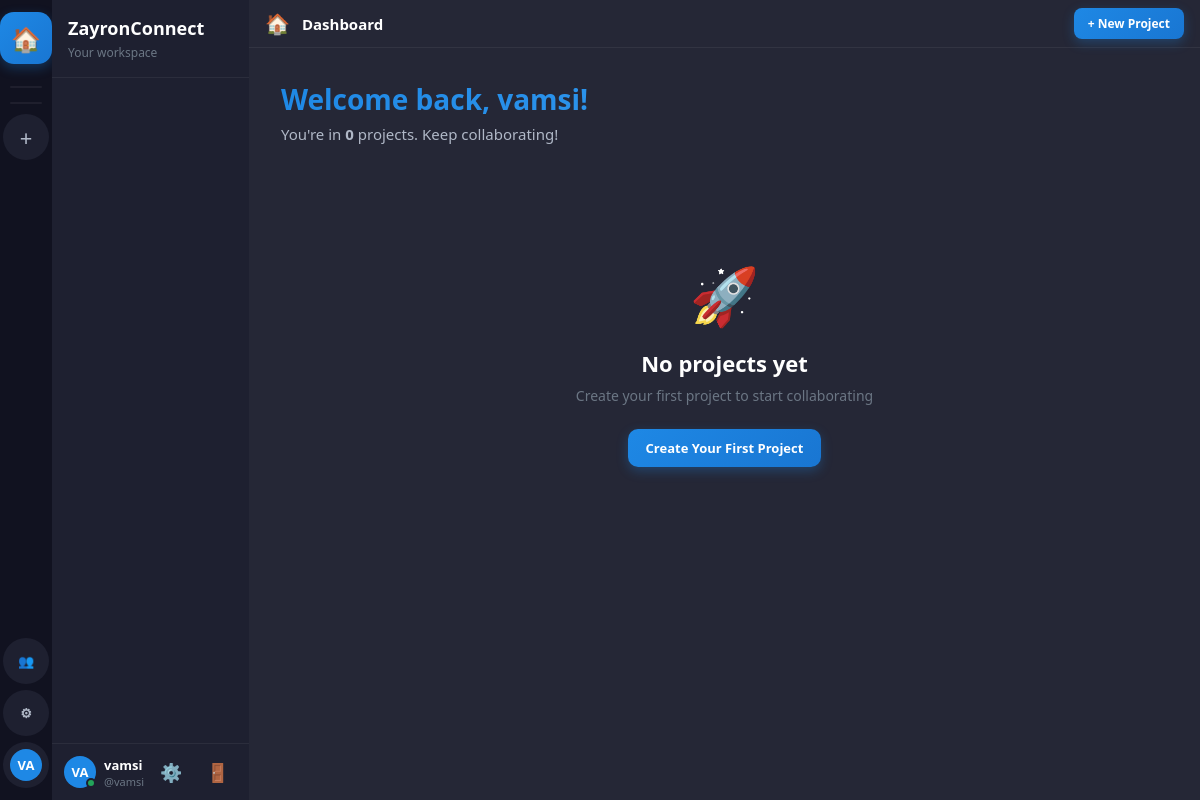
Before: /dashboard/ (signed in) with the older database file.
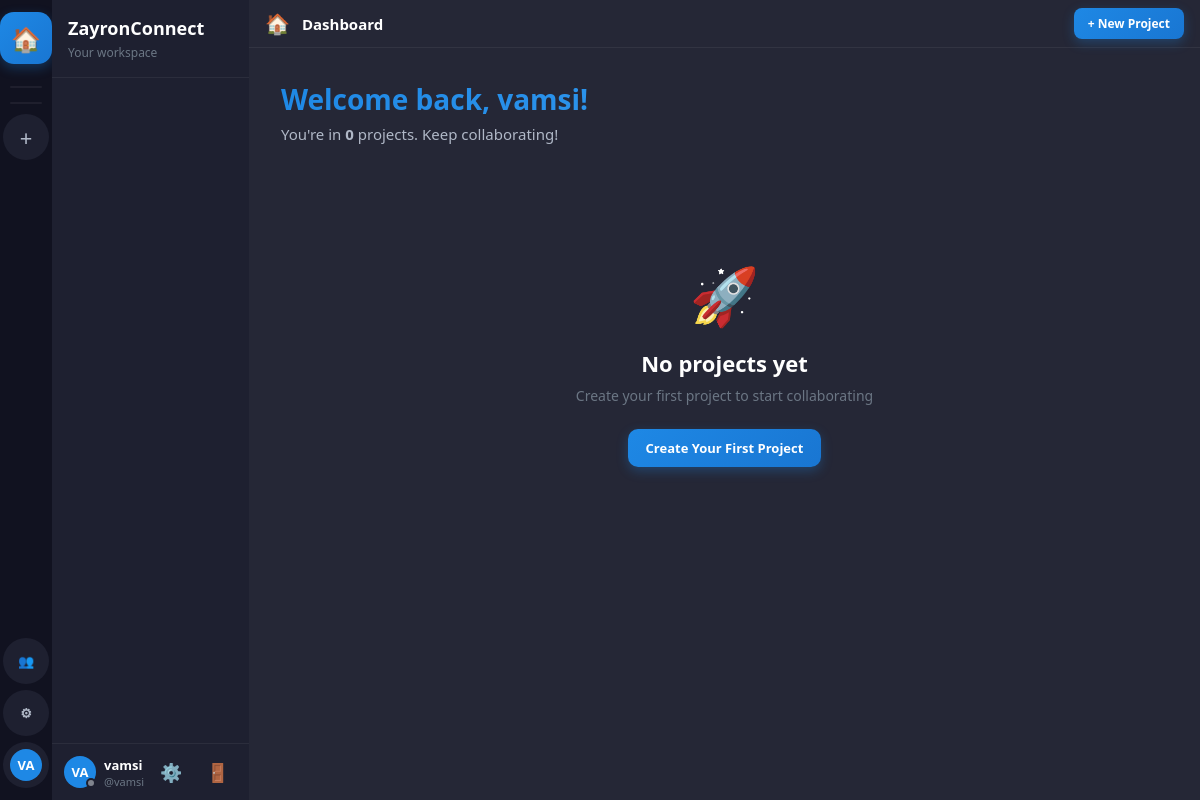
After: the same page with the newer database file.
### accounts/models.py (models this page shows, shortened)
class User(AbstractUser):
    ROLE_CHOICES = [
        ('super_admin', 'Super Admin'),
        ('hr', 'HR'),
        ('employee', 'Employee'),
    ]
    STATUS_CHOICES = [
        ('online', 'Online'),
        ('offline', 'Offline'),
        ('busy', 'Busy'),
        ('away', 'Away'),
    ]
    display_name = models.CharField(max_length=100, blank=True)
    avatar = models.ImageField(upload_to='avatars/', null=True, blank=True)
    is_super_admin = models.BooleanField(default=False)  # Legacy, kept for compatibility
    role = models.CharField(max_length=20, default='employee', choices=ROLE_CHOICES)
    status = models.CharField(max_length=20, default='offline', choices=STATUS_CHOICES)
    bio = models.TextField(blank=True)
    phone = models.CharField(max_length=20, blank=True)
    created_by = models.ForeignKey('self', on_delete=models.SET_NULL, null=True, blank=True, related_name='created_users')
    can_manage_users = models.BooleanField(default=False)  # Control access to user creation
    can_create_projects = models.BooleanField(default=False)  # Control access to project creation
    must_change_password = models.BooleanField(default=False)  # Force password change on first login
    class Meta:
        db_table = 'zc_users'
    def get_display_name(self):
        return self.display_name or self.get_full_name() or self.username
    def get_status_color(self):
        return {
            'online': '#23a55a',
            'offline': '#80848e',
            'busy': '#f23f43',
            'away': '#f0b232',
        }.get(self.status, '#80848e')
    def get_initials(self):
        name = self.get_display_name()
        parts = name.split()
        if len(parts) >= 2:
            return (parts[0][0] + parts[1][0]).upper()
        return name[:2].upper() if name else 'U'

### workspace/views.py (the view)
# urls.py: path('dashboard/', views.dashboard, name='dashboard'),
@login_required
def dashboard(request):
    projects = request.user.projects.filter(is_active=True).order_by('-created_at')
    dms = []
    try:
        from messaging.models import DirectConversation
        raw_dms = DirectConversation.objects.filter(participants=request.user).order_by('-updated_at')[:8]
        dms = [{'conv': c, 'other': c.get_other(request.user)} for c in raw_dms if c.get_other(request.user)]
    except Exception:
        dms = []
    return render(request, 'workspace/dashboard.html', {
        'projects': projects,
        'dms': dms,
        'all_projects': projects,
    })

### templates/workspace/dashboard.html (shortened to what this page needs)
{% extends 'base.html' %}
{% block sidebar %}
<nav class="sidebar-channels">
  <div class="sc-header">
    <h2 style="font-size:18px;font-weight:800">ZayronConnect</h2>
    <p>Your workspace</p>
  </div>
  <div class="sc-body">
  </div>
  <div class="sc-userbar">
    <div class="avatar-wrap">
      <div class="avatar avatar-32" style="background:var(--accent)">{{ user.get_initials }}</div>
      <div class="status-dot my-status-dot" style="background:{{ user.get_status_color }};border-color:var(--bg-sidebar-r)"></div>
    </div>
    <div style="flex:1;min-width:0">
      <div class="ub-name">{{ user.get_display_name }}</div>
      <div class="ub-tag">@{{ user.username }}</div>
    </div>
    <a href="/profile/" class="btn btn-ghost btn-icon" title="Settings" style="font-size:18px">⚙️</a>
    <a href="/logout/" class="btn btn-ghost btn-icon" title="Logout" onclick="return confirm('Sign out?')" style="font-size:18px">🚪</a>
  </div>
</nav>
{% endblock %}
{% block content %}
<div class="content-header">
  <span class="ch-icon-lg" style="font-size:20px;color:var(--accent)">🏠</span>
  <h3>Dashboard</h3>
  <div class="header-actions">
    {% if user.role == 'super_admin' or user.role == 'hr' or user.can_create_projects %}
    <button class="btn btn-primary btn-sm" onclick="openModal('create-project-modal')">
      + New Project
    </button>
    {% endif %}
  </div>
</div>
<div class="dashboard-content">
  <div class="dashboard-welcome" style="margin-bottom:32px">
    <div>
      <h2 style="font-size:28px;font-weight:900;margin-bottom:6px;background:linear-gradient(135deg, #1e88e5, #42a5f5);-webkit-background-clip:text;-webkit-text-fill-color:transparent;background-clip:text">
        Welcome back, {{ user.get_display_name }}!
      </h2>
      <p style="color:var(--text-2);font-size:15px">You're in <strong>{{ projects|length }}</strong> project{{ projects|length|pluralize }}. Keep collaborating!</p>
    </div>
  </div>
  {% if projects %}
  <h4 style="font-size:12px;text-transform:uppercase;letter-spacing:.8px;color:var(--text-3);margin-bottom:12px">Your Projects</h4>
  <div class="dashboard-grid">
    {% for project in projects %}
    <a href="/project/{{ project.id }}/" class="project-card">
      <div class="project-card-banner" style="background:{{ project.color }}20">
        <span>{{ project.icon }}</span>
      </div>
      <div class="project-card-body">
        <h3>{{ project.name }}</h3>
        <p>{{ project.description|default:'No description'|truncatechars:60 }}</p>
      </div>
      <div class="project-card-footer">
        <span>{{ project.members.count }} member{{ project.members.count|pluralize }}</span>
        <span>{{ project.channels.count }} channel{{ project.channels.count|pluralize }}</span>
      </div>
    </a>
    {% endfor %}
    {% if user.role == 'super_admin' or user.role == 'hr' or user.can_create_projects %}
    <div class="create-card" onclick="openModal('create-project-modal')">
      <span class="plus">+</span>
      <span style="font-size:14px;font-weight:600">Create Project</span>
      <span style="font-size:12px;color:var(--text-3)">Start a new workspace</span>
    </div>
    {% endif %}
  </div>
  {% else %}
  <div style="text-align:center;padding:80px 20px">
    <div style="font-size:56px;margin-bottom:16px;color:var(--accent);animation:float 3s ease-in-out infinite">🚀</div>
    <h2 style="font-size:22px;font-weight:700;margin-bottom:8px">No projects yet</h2>
    {% if user.role == 'super_admin' or user.role == 'hr' or user.can_create_projects %}
    <p style="color:var(--text-3);margin-bottom:24px">Create your first project to start collaborating</p>
    <button class="btn btn-primary" onclick="openModal('create-project-modal')">
      Create Your First Project
    </button>
    {% else %}
    <p style="color:var(--text-3);margin-bottom:24px">You are not a member of any projects yet. Contact your Super Admin or HR to create a project or add you to one.</p>
    {% endif %}
  </div>
  {% endif %}
</div>
{% endblock %}

Changed rows visible on the page:
changed User "vamsi": status "online" → "offline" (drawn)
